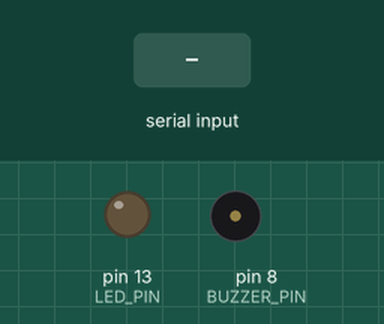
Simulated run of this sketch. Board: Arduino Uno, built with avr-gcc and run on an emulated ATmega328P. Parts: output pins drawn as LEDs (lit = HIGH), buzzer (waves = sounding). The test bench sets the inputs (shaded band).

Above: at 1.2 s.
1.3 s: "ALERT\n" received over Serial
At 2.2 s:
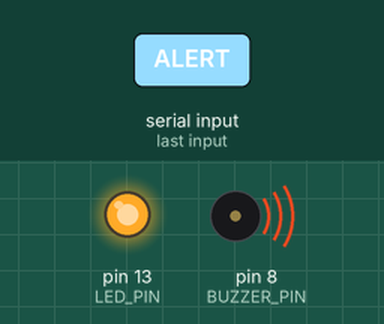
2.8 s: "CLEAR\n" received over Serial
At 3.3 s:
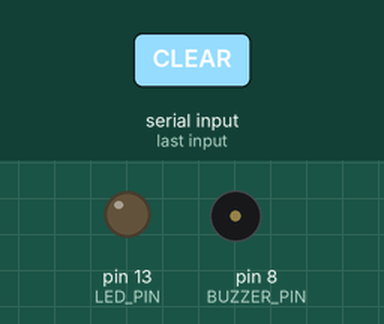
Timing chart, 0 to 5.8 s (numbered marks = the images above; inputs shaded):
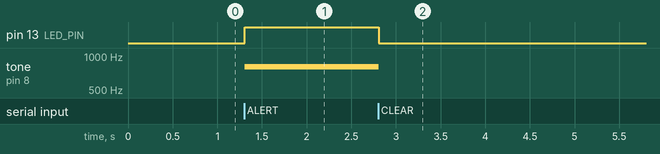

Measured:
- after the input at 1.3 s, pin 13 (LED_PIN): LOW → HIGH at once; tone on pin 8 (BUZZER_PIN): silent → 800 Hz at once
- after the input at 2.8 s, pin 13 (LED_PIN): HIGH → LOW at once; tone on pin 8 (BUZZER_PIN): 800 Hz → silent at once

The sketch:

arduino_alert.ino
```cpp
const int LED_PIN = 13;
const int BUZZER_PIN = 8;
String incoming = "";

void setup() {
  pinMode(LED_PIN, OUTPUT);
  pinMode(BUZZER_PIN, OUTPUT);
  Serial.begin(9600);
}

void loop() {
  if (Serial.available()) {
    incoming = Serial.readStringUntil('\n');
    incoming.trim();
    if (incoming == "ALERT") {
      digitalWrite(LED_PIN, HIGH);
      tone(BUZZER_PIN, 800);
    } else if (incoming == "CLEAR") {
      digitalWrite(LED_PIN, LOW);
      noTone(BUZZER_PIN);
    }
  }
}
```
